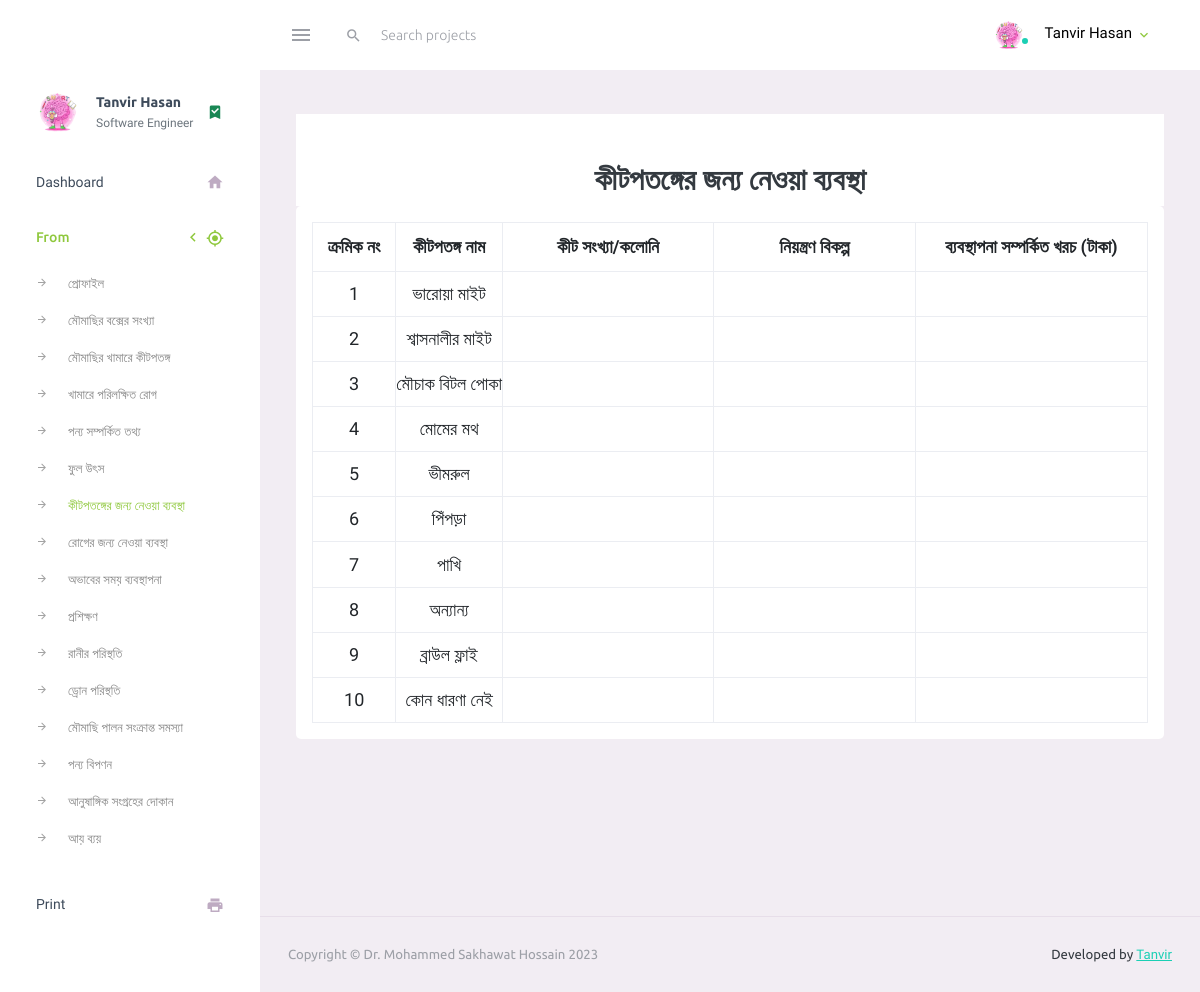
Screenshot of /bebostha_neya19.php (signed in) with the database file from the repository.
### tables this page shows
CREATE TABLE `atem_to_kitpotog_19` (
  `id` int(10) NOT NULL,
  `user_id` int(10) NOT NULL,
  `kit_name` varchar(255) NOT NULL,
  `kit_sokkha` varchar(255) NOT NULL,
  `niyoton_bikolp` varchar(255) NOT NULL,
  `costforatem` varchar(255) NOT NULL
);

### config/function.php (called while the page is built, shortened)
<?php
function SelectData($TableName, $moresql){
    global $conn;
    $sql = "SELECT * FROM $TableName $moresql";
    $select = mysqli_query($conn, $sql);
    return $select;
}
?>

### bebostha_neya19.php (the view, shortened to what this page needs)
<?php
require_once "inc/header.php";
?>
<div class="row justify-content-md-center">
    <div class="col-12">
        <div class="text-center bg-white table-title">
            <h2 class="p-2 m-0 pt-5">কীটপতঙ্গের জন্য নেওয়া ব্যবস্থা</h2>
        </div>
        <div class="card p-3 form_tabkle">
            <form action="" method="post">
                <table class="table table-bordered">
                    <tr>
                        <th>ক্রমিক নং</th>
                        <th>কীটপতঙ্গ নাম</th>
                        <th>কীট সংখ্যা/কলোনি</th>
                        <th>নিয়ন্ত্রণ বিকল্প</th>
                        <th>ব্যবস্থাপনা সম্পর্কিত খরচ (টাকা)</th>
                    </tr>
                    <?php
                    $i = 1;
                    $data = SelectData('atem_to_kitpotog_19', "WHERE user_id='$id_user'");
                    while ($row = $data->fetch_object()) { ?>
                        <tr>
                            <td><?= $i++; ?></td>
                            <td><?= $row->kit_name; ?></td>
                            <td><input type="text" id="kit_sokkha<?php echo $row->id ?>" value="<?= $row->kit_sokkha ?>" class="form-control"></td>
                            <td><input type="text" id="niyoton_bikolp<?php echo $row->id ?>" value="<?= $row->niyoton_bikolp ?>" class="form-control"></td>
                            <td><input type="text" id="costforatem<?php echo $row->id ?>" value="<?= $row->costforatem ?>" class="form-control"></td>
                        </tr>
                    <?php } ?>
                </table>
            </form>
        </div>
    </div>
</div>
<?php require_once "inc/footer.php" ?>

### rows the page displays
atem_to_kitpotog_19: kit_name "ভারোয়া মাইট"
atem_to_kitpotog_19: kit_name "শ্বাসনালীর মাইট"
atem_to_kitpotog_19: kit_name "মৌচাক বিটল পোকা"
atem_to_kitpotog_19: kit_name "মোমের মথ"
atem_to_kitpotog_19: kit_name "ভীমরুল"
atem_to_kitpotog_19: kit_name "পিঁপড়া"
atem_to_kitpotog_19: kit_name "পাখি"
atem_to_kitpotog_19: kit_name "অন্যান্য"
atem_to_kitpotog_19: kit_name "ব্রাউল ফ্লাই"
atem_to_kitpotog_19: kit_name "কোন ধারণা নেই"

### other values shown
UserData($id_user, 'name') "Tanvir Hasan"
UserData($id_user, 'user_dregination') "Software Engineer"
